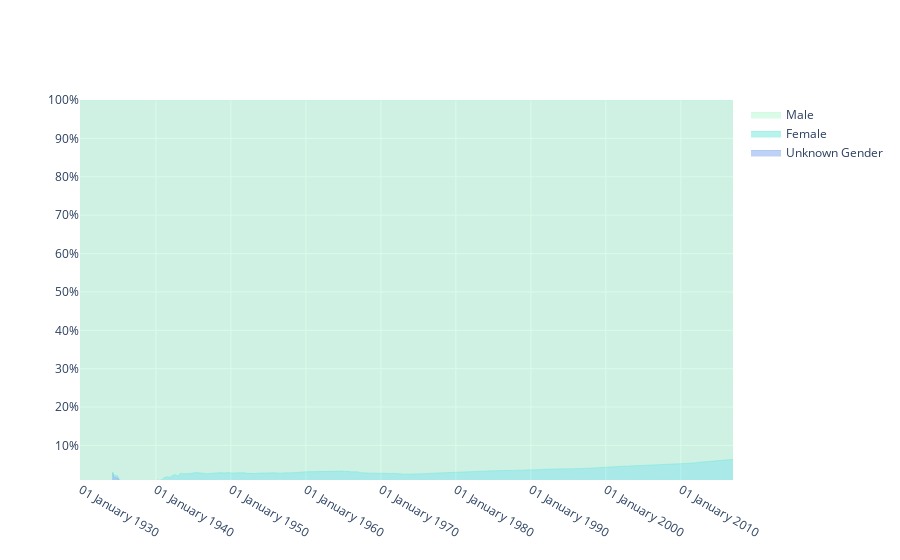

Notebook source saved alongside this figure:
### Code cell
fig = go.Figure()

fig.add_trace(go.Scatter(
    x=dgt2["Parsed_date"], y=dgt2["Unknown Gender_sum"],
    mode='lines',
    line=dict(width=0.5, color='rgb(127, 166, 238)'),
    stackgroup='one',
    name="Unknown Gender"
))

fig.add_trace(go.Scatter(
    x=dgt2["Parsed_date"], y=dgt2["Female_sum"],
    mode='lines',
    line=dict(width=0.5, color='rgb(111, 231, 219)'),
    stackgroup='one',
    name="Female"
))

fig.add_trace(go.Scatter(
    x=dgt2["Parsed_date"], y=dgt2["Male_sum"],
    mode='lines',
    line=dict(width=0.5, color='rgb(184, 247, 212)'),
    stackgroup='one',
    groupnorm='percent',
    name="Male"
))

fig.update_layout(
    showlegend=True,
    yaxis=dict(
        type='linear',
        range=[1, 100],
        ticksuffix='%'))


fig.update_layout(
    xaxis_tickformat = '%d %B %Y'
)

fig.show()

### Figure 1 — Plotly figure (JSON) as saved in the notebook; plotly's stock layout.template omitted (floating-point values rounded to 4 significant figures; data arrays with more than 128 entries replaced by an {"elided": "..."} marker saying what was removed)
{"data": [{"line": {"color": "rgb(127, 166, 238)", "width": 0.5}, "mode": "lines", "name": "Unknown Gender", "stackgroup": "one", "type": "scatter", "x": {"elided": "1875 str values"}, "y": {"elided": "1875 int values"}}, {"line": {"color": "rgb(111, 231, 219)", "width": 0.5}, "mode": "lines", "name": "Female", "stackgroup": "one", "type": "scatter", "x": {"elided": "1875 str values"}, "y": {"elided": "1875 int values"}}, {"groupnorm": "percent", "line": {"color": "rgb(184, 247, 212)", "width": 0.5}, "mode": "lines", "name": "Male", "stackgroup": "one", "type": "scatter", "x": {"elided": "1875 str values"}, "y": {"elided": "1875 int values"}}], "layout": {"showlegend": true, "xaxis": {"tickformat": "%d %B %Y"}, "yaxis": {"range": [1, 100], "ticksuffix": "%", "type": "linear"}}}
